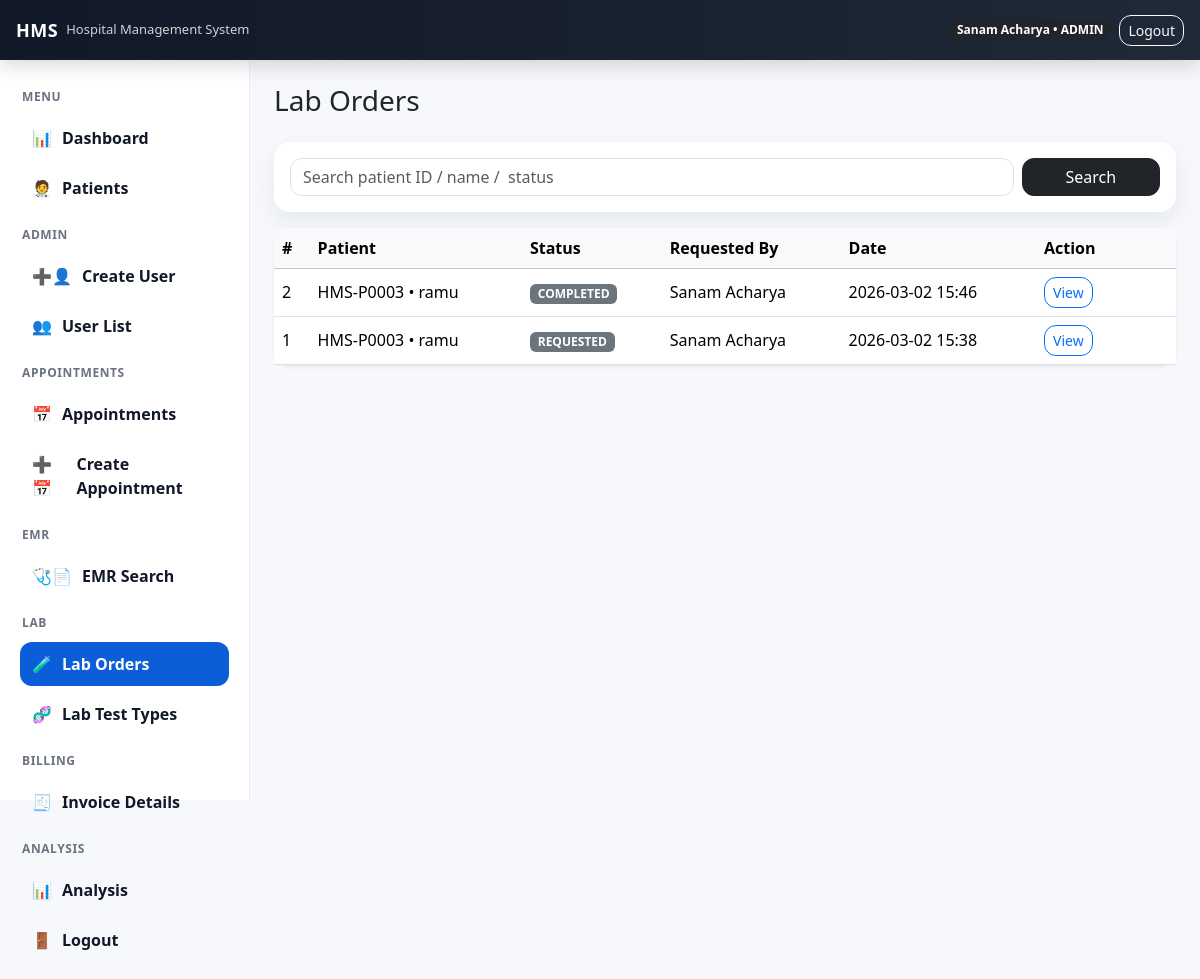
The page /lab/orders/ (signed in) on the database as committed earlier.
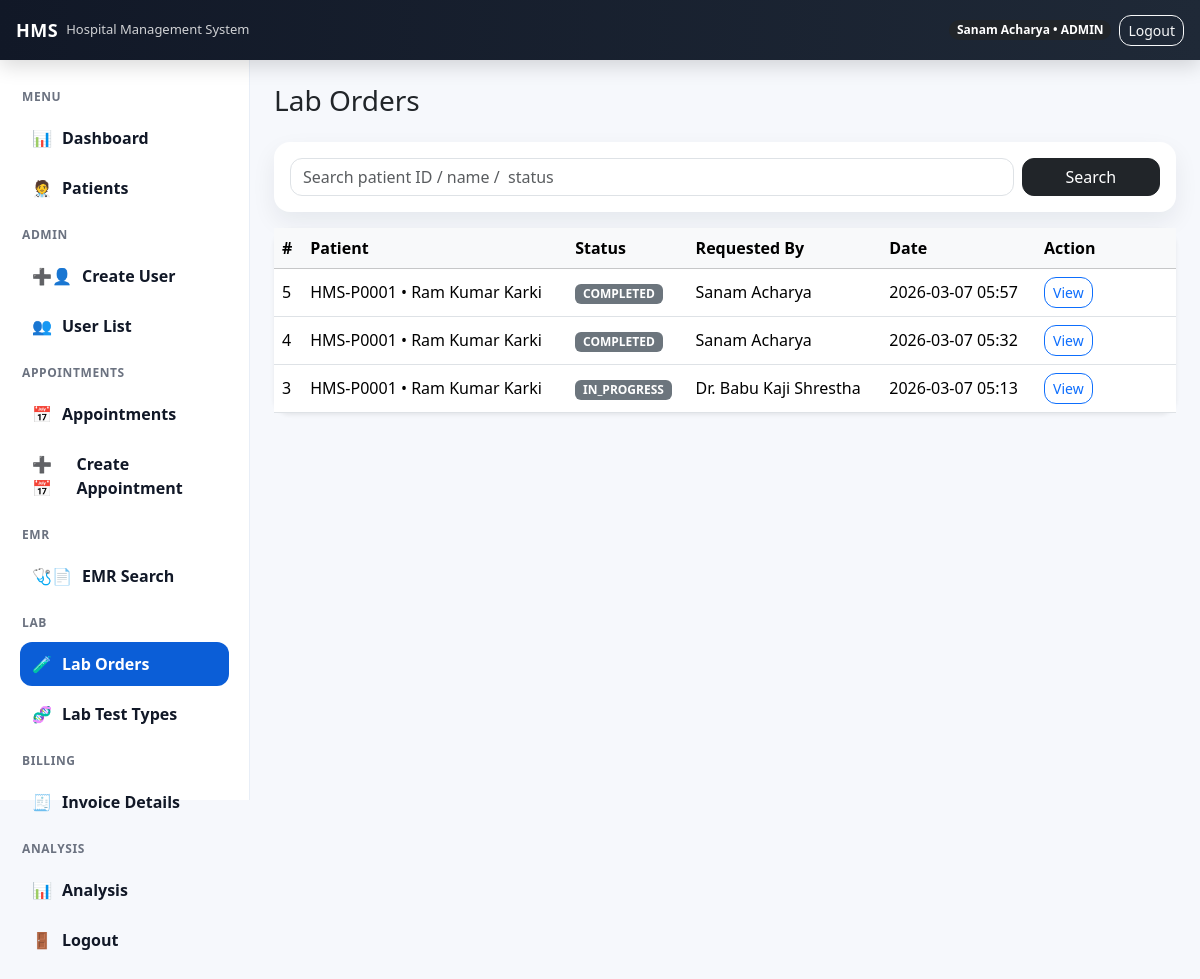
The same page on the database as committed later.
### accounts/models.py (models this page shows, shortened)
class LabOrder(models.Model):
    class Status(models.TextChoices):
        REQUESTED = "REQUESTED", "Requested"
        SAMPLE_COLLECTED = "SAMPLE_COLLECTED", "Sample Collected"
        IN_PROGRESS = "IN_PROGRESS", "In Progress"
        COMPLETED = "COMPLETED", "Completed"
        CANCELLED = "CANCELLED", "Cancelled"
    patient = models.ForeignKey("Patient", on_delete=models.CASCADE, related_name="lab_orders")
    requested_by = models.ForeignKey(settings.AUTH_USER_MODEL, on_delete=models.SET_NULL, null=True, related_name="lab_requests")
    status = models.CharField(max_length=30, choices=Status.choices, default=Status.REQUESTED)
    notes = models.TextField(blank=True, default="")
    created_at = models.DateTimeField(auto_now_add=True)
    updated_at = models.DateTimeField(auto_now_add=True)

class Patient(models.Model):
    patient_id = models.CharField(max_length=20, unique=True, editable=False)
    full_name = models.CharField(max_length=150)
    phone_number = models.CharField(max_length=20, blank=True)
    email = models.EmailField(blank=True, null=True)
    address = models.CharField(max_length=255, blank=True)
    gender = models.CharField(max_length=10, choices=[("MALE", "Male"), ("FEMALE", "Female"), ("OTHER", "Other")], blank=True)
    dob = models.DateField(blank=True, null=True)
    created_at = models.DateTimeField(auto_now_add=True)
    assigned_doctor = models.ForeignKey(
        settings.AUTH_USER_MODEL,
        on_delete=models.SET_NULL,
        null=True,
        blank=True,
        related_name="assigned_patients",
        limit_choices_to={"role": "DOCTOR"}
    )

class User(AbstractUser):
    class Role(models.TextChoices):
        ADMIN = 'ADMIN', 'Admin'
        DOCTOR = 'DOCTOR', 'Doctor'
        NURSE = 'NURSE', 'Nurse'
        RECEPTION = 'RECEPTION', 'Reception'
        LAB = 'LAB', 'Lab'
        PHARMACY = 'PHARMACY', 'Pharmacy'
        HR = 'HR', 'HR'
        CASHIER = "CASHIER", "Cashier"
        ACCOUNTANT = "ACCOUNTANT", "Accountant"
    full_name = models.CharField(max_length=150)
    phone_number = models.CharField(max_length=20, blank=True)
    email = models.EmailField(unique=True)
    role = models.CharField(max_length=20, choices=Role.choices, default=Role.RECEPTION)
    department = models.ForeignKey(
        Department, on_delete=models.SET_NULL, null=True, blank=True
    )
    specialization = models.ForeignKey(
        "Specialization",
        on_delete=models.SET_NULL,
        null=True,
        blank=True,
        related_name="doctors"
    )

### accounts/views.py (the view)
# urls.py: path("lab/orders/", lab_order_list_view, name="lab_order_list"),
@login_required
@roles_required("ADMIN", "RECEPTION", "DOCTOR", "NURSE", "LAB")
def lab_order_list_view(request):
    q = (request.GET.get("q") or "").strip()
    orders = LabOrder.objects.select_related("patient", "requested_by").order_by("-id")
    if request.user.role in ["DOCTOR", "NURSE"]:
        orders = orders.filter(patient__assigned_doctor=request.user)
    if q:
        orders = orders.filter(
            Q(patient__patient_id__icontains=q) |
            Q(patient__full_name__icontains=q) |
            Q(status__icontains=q)
        )
    return render(request, "accounts/lab_order_list.html", {"orders": orders, "q": q})

### templates/accounts/lab_order_list.html
{% extends "base.html" %}
{% block content %}
<div class="d-flex justify-content-between align-items-center mb-3">
    <h3 calss="fw-bold mb-0">Lab Orders</h3>
</div>
<form method="get" class="card p-3 mb-3">
    <div class="row g-2">
        <div class="col-md-10">
            <input class="form-control" name="q" value="{{ q }}" placeholder="Search patient ID / name /  status">
        </div>
        <div class="col-md-2 d-grid">
            <button class="btn btn-dark">Search</button>
        </div>
    </div>
</form>
<div class="card shadow-sm">
    <div class="table-responsive">
        <table class="table table-hover mb-0 align-middle">
            <thead class="table-light">
                <tr>
                    <th>#</th>
                    <th>Patient</th>
                    <th>Status</th>
                    <th>Requested By</th>
                    <th>Date</th>
                    <th style="width:140px;">Action</th>
                </tr>
            </thead>
            <tbody>
                {% for o in orders %}
                    <tr>
                        <td>{{ o.id }}</td>
                        <td>{{ o.patient.patient_id }} • {{ o.patient.full_name }}</td>
                        <td><span class="badge text-bg-secondary">{{ o.status }}</span></td>
                        <td>{{ o.requested_by.full_name|default:"-"}}</td>
                        <td>{{ o.created_at|date:"Y-m-d H:i" }}</td>
                        <td><a class="btn btn-sm btn-outline-primary" href="{% url 'lab_order_detail' o.id %}">View</a></td>
                    </tr>
                {% empty %}
                    <tr><td colspan="6" class="text-center text-muted py-4">No lab orders.</td></tr>
                {% endfor %}
            </tbody>
        </table>
    </div>
</div>
{% endblock %}

Rows that differ between the two databases and show on the page:
removed LabOrder: id "2", patient.patient_id "HMS-P0003", patient.full_name "ramu", status "COMPLETED", requested_by.full_name "Sanam Acharya", created_at "2026-03-02 15:46"
removed LabOrder: id "1", patient.patient_id "HMS-P0003", patient.full_name "ramu", status "REQUESTED", requested_by.full_name "Sanam Acharya", created_at "2026-03-02 15:38"
added LabOrder: id "5", patient.patient_id "HMS-P0001", patient.full_name "Ram Kumar Karki", status "COMPLETED", requested_by.full_name "Sanam Acharya", created_at "2026-03-07 05:57"
added LabOrder: id "4", patient.patient_id "HMS-P0001", patient.full_name "Ram Kumar Karki", status "COMPLETED", requested_by.full_name "Sanam Acharya", created_at "2026-03-07 05:32"
added LabOrder: id "3", patient.patient_id "HMS-P0001", patient.full_name "Ram Kumar Karki", status "IN_PROGRESS", requested_by.full_name "Dr. Babu Kaji Shrestha", created_at "2026-03-07 05:13"
